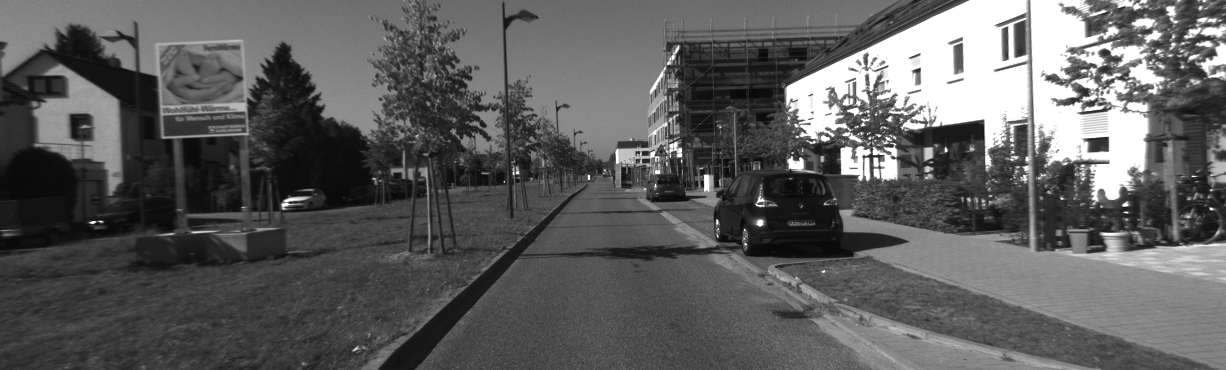
#> input picture KITTI_sequence_1/image_l/000000.png, 1226 x 370 px, found by its file name; its folder holds 4 pictures in this run
$ python stereo_visual_odometry_solution.py   (older library calls are emulated)
#> lines starting #> are read from the running program, lines starting #| are printed output that depends on the picture
import os
import numpy as np
import cv2
from scipy.optimize import least_squares
import matplotlib.pyplot as plt
from matplotlib.path import Path
import matplotlib.patches as patches
import glob
import time


class VisualOdometry():
    def __init__(self, data_dir):
        self.K_l, self.P_l, self.K_r, self.P_r = self._load_calib(os.path.join(data_dir, 'calib.txt'))
        self.gt_poses = self._load_poses(os.path.join(data_dir, 'poses.txt'))
        self.images_l = self._load_images(os.path.join(data_dir, 'image_l'))
        self.images_r = self._load_images(os.path.join(data_dir, 'image_r'))

        block = 11
        P1 = block * block * 8
        P2 = block * block * 32
        self.disparity = cv2.StereoSGBM_create(minDisparity=0,numDisparities=32, blockSize=block, P1=P1, P2=P2)
        self.disparities = [np.divide(self.disparity.compute(self.images_l[0], self.images_r[0]).astype(np.float32), 16)]
        self.fastFeatures = cv2.FastFeatureDetector_create()

        self.lk_params = dict(winSize=(15, 15),
                              flags=cv2.MOTION_AFFINE,
                              maxLevel=3,
                              criteria=(cv2.TERM_CRITERIA_EPS | cv2.TERM_CRITERIA_COUNT, 50, 0.03))

    @staticmethod
    def _load_calib(filepath):
#> called with filepath = '..//KITTI_sequence_1/calib.txt'
        with open(filepath, 'r') as f:
#> (reads KITTI_sequence_1/calib.txt from the repository)
            params = np.fromstring(f.readline(), dtype=float, sep=' ')
            P_l = np.reshape(params, (3, 4))
            K_l = P_l[0:3, 0:3]
            params = np.fromstring(f.readline(), dtype=float, sep=' ')
            P_r = np.reshape(params, (3, 4))
            K_r = P_r[0:3, 0:3]
        return K_l, P_l, K_r, P_r

    @staticmethod
    def _load_poses(filepath):
#> called with filepath = '..//KITTI_sequence_1/poses.txt'
        poses = []
        with open(filepath, 'r') as f:
#> (reads KITTI_sequence_1/poses.txt from the repository)
            for line in f.readlines():
                T = np.fromstring(line, dtype=float, sep=' ')
                T = T.reshape(3, 4)
                T = np.vstack((T, [0, 0, 0, 1]))
                poses.append(T)
        return poses

    @staticmethod
    def _load_images(filepath):
#> called with filepath = '..//KITTI_sequence_1/image_l'
        image_paths = [os.path.join(filepath, file) for file in sorted(os.listdir(filepath))]
        return [cv2.imread(path, cv2.IMREAD_GRAYSCALE) for path in image_paths]
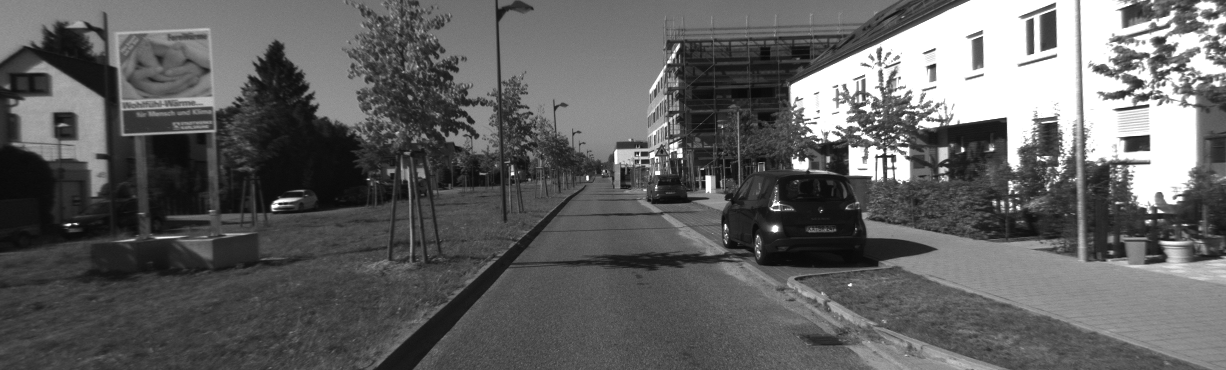
#> input picture KITTI_sequence_1/image_l/000001.png, 1226 x 370 px, found by its file name
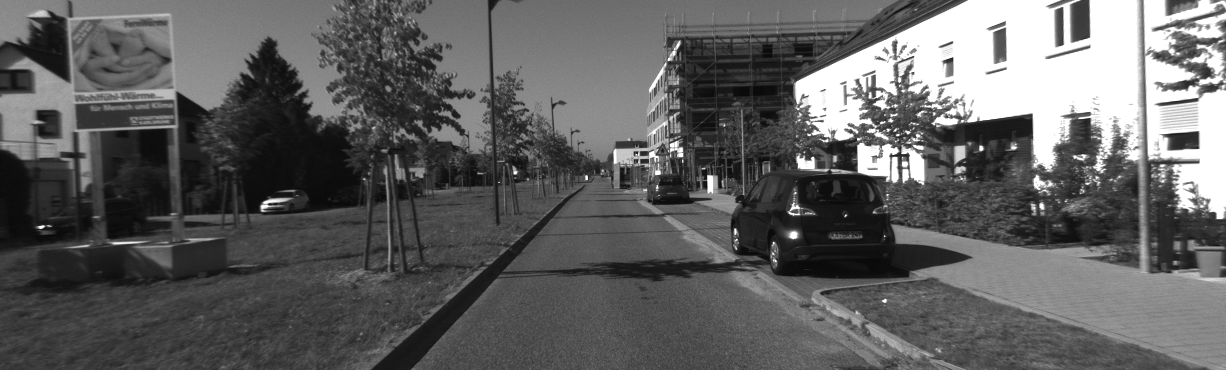
#> input picture KITTI_sequence_1/image_l/000002.png, 1226 x 370 px, found by its file name
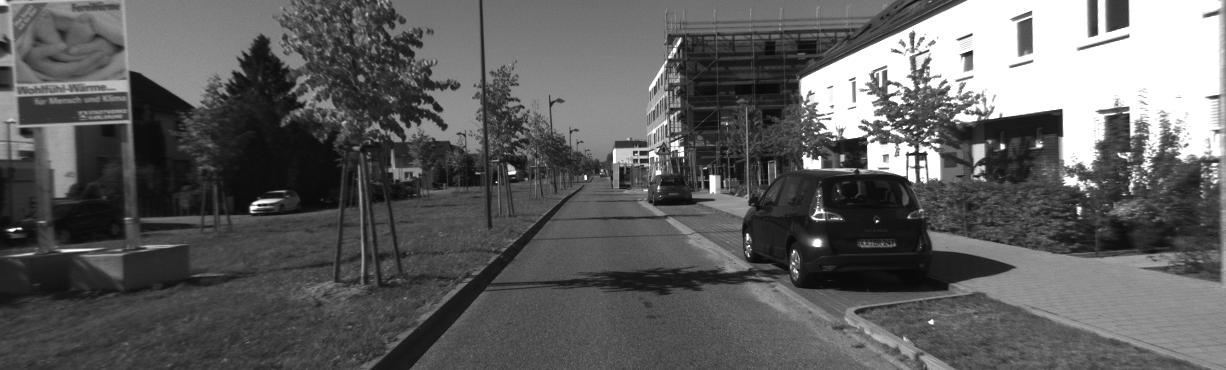
#> input picture KITTI_sequence_1/image_l/000003.png, 1226 x 370 px, found by its file name

    # [163 lines left out: functions _form_transf, reprojection_residuals, get_tiled_keypoints, track_keypoints, calculate_right_qs, calc_3d and 5 more, not called in this run]


def main():
    img_3d = np.ones((2048, 2048, 3))  # img is the background image which appears when you run the program
    data_dir = '..//KITTI_sequence_1'
    vo = VisualOdometry(data_dir)
    gt_path = []
    estimated_path = []
    collection_of_Q = []
    collection_of_trans = []
    for i, gt_pose in enumerate(vo.gt_poses):
        print(i)
        if i < 1:
            cur_pose = gt_pose
        else:
            transf, Q1 = vo.get_pose(i)
            collection_of_Q.append(Q1)
            cur_pose = np.matmul(cur_pose, transf)
            collection_of_trans.append(cur_pose)
            coordsXY = (cur_pose[0, 3], cur_pose[2, 3])
            vo.plotImg(img_3d, cur_pose, coordsXY, Q1)

            #vo.plotKeypoints(i)


        gt_path.append((gt_pose[0, 3], gt_pose[2, 3]))
        estimated_path.append((cur_pose[0, 3], cur_pose[2, 3]))
    # vo.plotImg(img_3d, collection_of_trans, estimated_path[1:51], collection_of_Q)
    visualize_paths(gt_path, estimated_path)
    cv2.waitKey()

if __name__ == "__main__":
#> (the run stopped early here; a loop or call above may not have finished)
